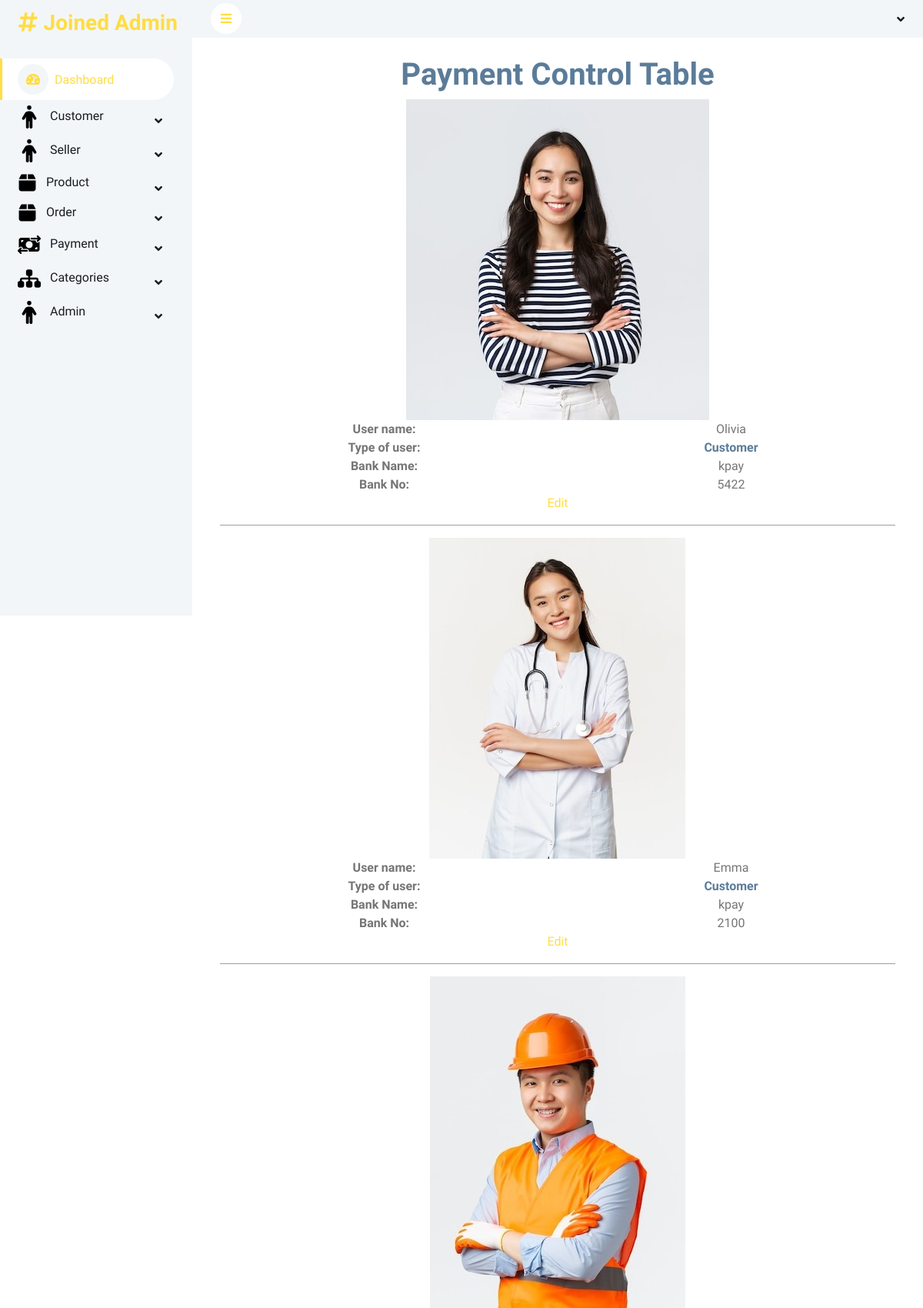
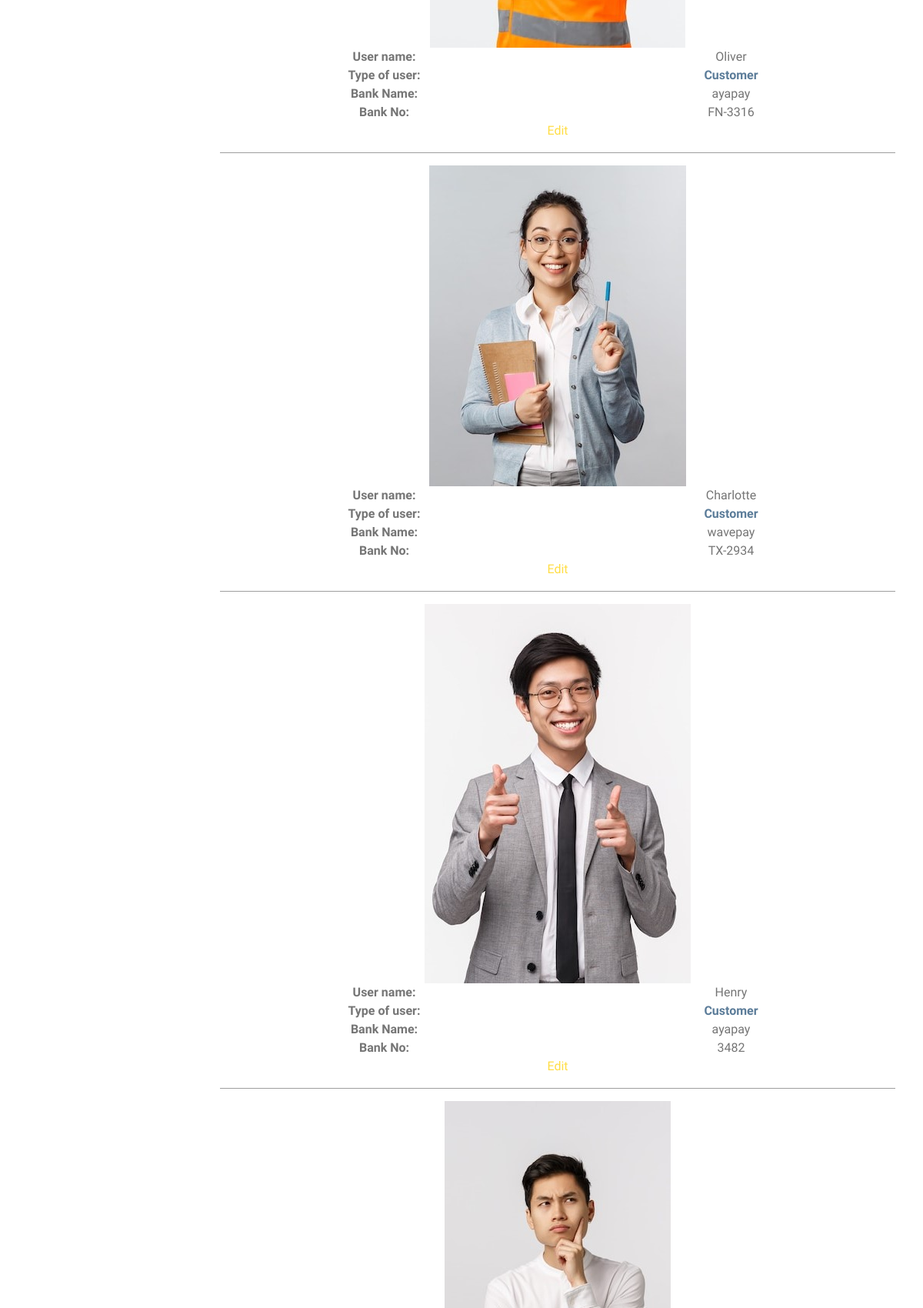
The page /admin/paymentTable.php (signed in, upper part) on the database its author committed (2 pictures, top to bottom).
### tables this page shows
CREATE TABLE `customer` (
  `user_id` int(11) NOT NULL,
  `name` varchar(100) NOT NULL,
  `imgfile` varchar(100) NOT NULL,
  `phone` varchar(20) NOT NULL,
  `address` varchar(100) NOT NULL,
  `bankname` varchar(11) NOT NULL,
  `bankno` varchar(10) NOT NULL,
  `gmail` varchar(50) NOT NULL,
  `password` varchar(20) NOT NULL,
  `gender` varchar(15) NOT NULL,
  `createdate` timestamp NOT NULL DEFAULT current_timestamp(),
  `status` int(11) NOT NULL
);

### admin/paymentTable.php (the view, shortened to what this page needs)
<?php
include("header.php");
include("include/config.php");
?>
<div class="container-fluid pt-4 px-4">
    <h1 style="text-align: center;color:  #5b7c99;">Payment Control Table</h1>
    <div style="text-align: center;" class="container tabletwo">
        <?php
        $query = "SELECT * FROM customer WHERE status='1'";
        $n = mysqli_query($db, $query);
        while ($normal = mysqli_fetch_array($n)) {
        ?>
            <div class="col-8" style="margin: 0 auto !important;">
                <img class="img-fluid" src="newimgs/<?php echo $normal["imgfile"]   ?>" alt="Customer img">
            </div>
            <div class="row">
                <div style="font-weight:bold;" class="col">
                    User name:
                </div>
                <div class="col">
                    <?php echo $normal["name"]   ?>
                </div>
            </div>
            <div class="row">
                <div style="font-weight:bold;" class="col">
                    Type of user:
                </div>
                <div class="col">
                    <span style="color: #5b7c99; font-weight: bold;">Customer</span>
                </div>
            </div>
            <div class="row">
                <div style="font-weight:bold;" class="col">
                    Bank Name:
                </div>
                <div class="col">
                    <?php echo $normal["bankname"]   ?>
                </div>
            </div>
            <div class="row">
                <div style="font-weight:bold;" class="col">
                    Bank No:
                </div>
                <div class="col">
                    <?php echo $normal["bankno"]   ?>
                </div>
            </div>
            <div class="row">
                <div class="col">
                    <a href="payEdit.php?transfer=<?php echo $normal['user_id']; ?>&type=1">Edit</a>
                </div>
            </div>
            <hr style="opacity: 0.7;">
        <?php
        };
        ?>
    </div>
</div>
<?php
include("footer.php");
?>

### admin/css/style.css (style rules this page uses)
:root { --primary: #ffdd44; --light: #F3F6F9; --dark: #191C24; }
.tabletwo { display: none ; }
@media (min-width: 0px) and (max-width: 1200px) { .tabletwo { display: block; } }

### rows shown on the page
customer: imgfile (picture), name "Olivia", bankname "kpay", bankno "5422"
customer: imgfile (picture), name "Emma", bankname "kpay", bankno "2100"
customer: imgfile (picture), name "Oliver", bankname "ayapay", bankno "FN-3316"
customer: imgfile (picture), name "Charlotte", bankname "wavepay", bankno "TX-2934"
customer: imgfile (picture), name "Henry", bankname "ayapay", bankno "3482"
customer: imgfile (picture)
